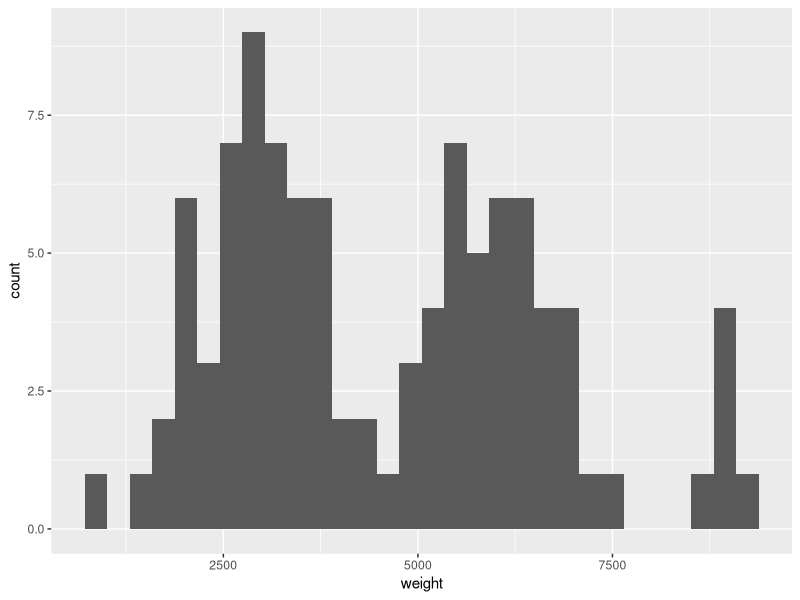
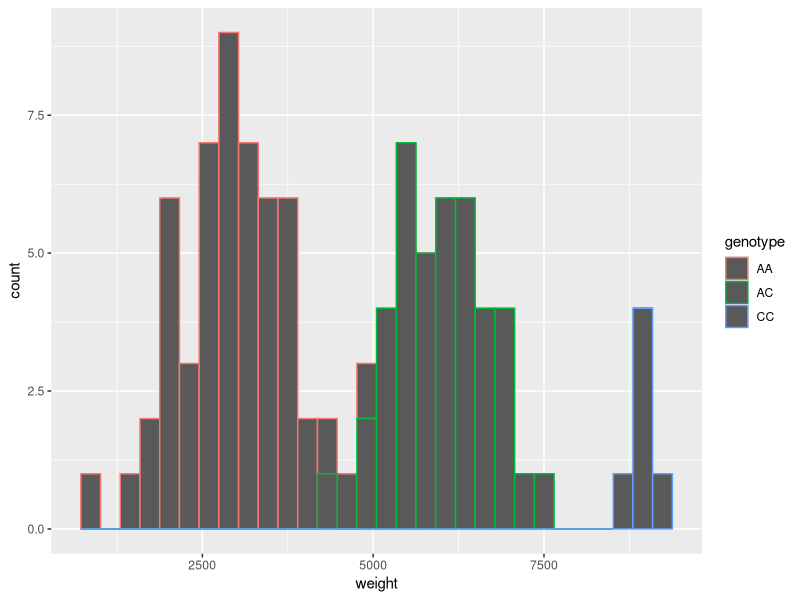
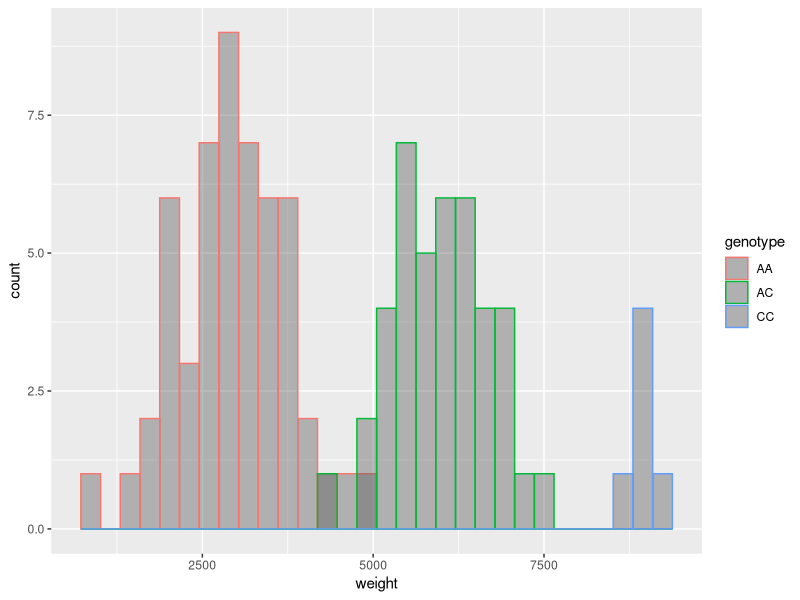
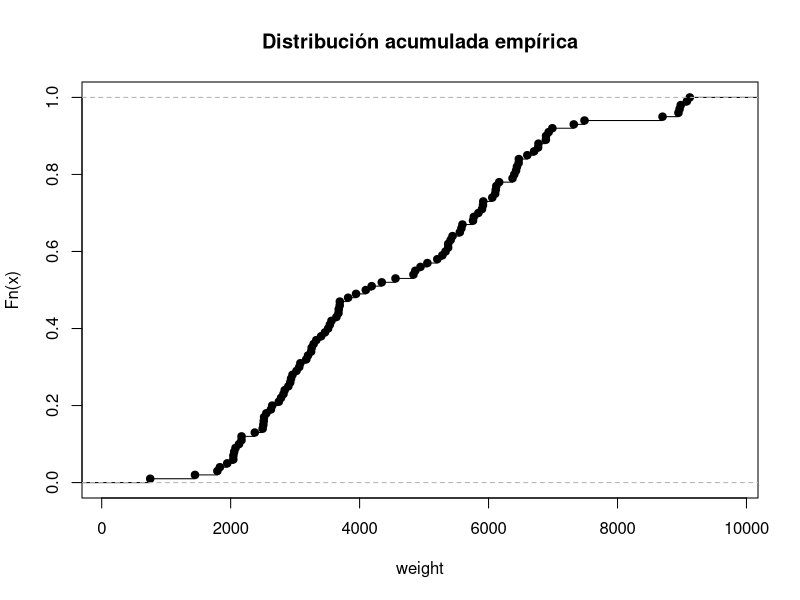
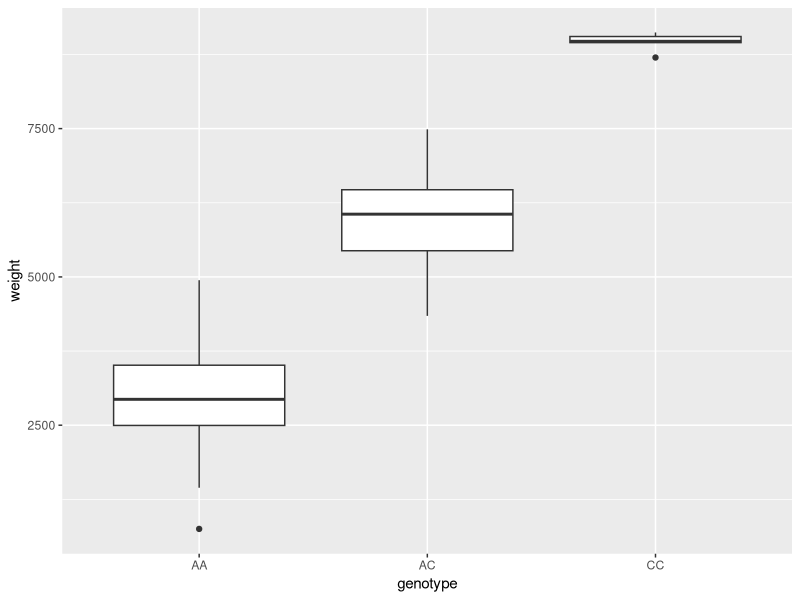
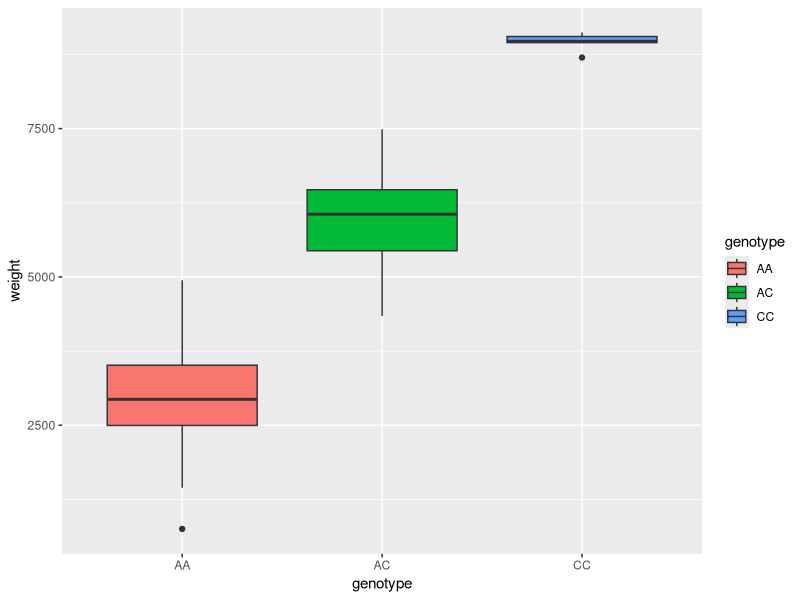
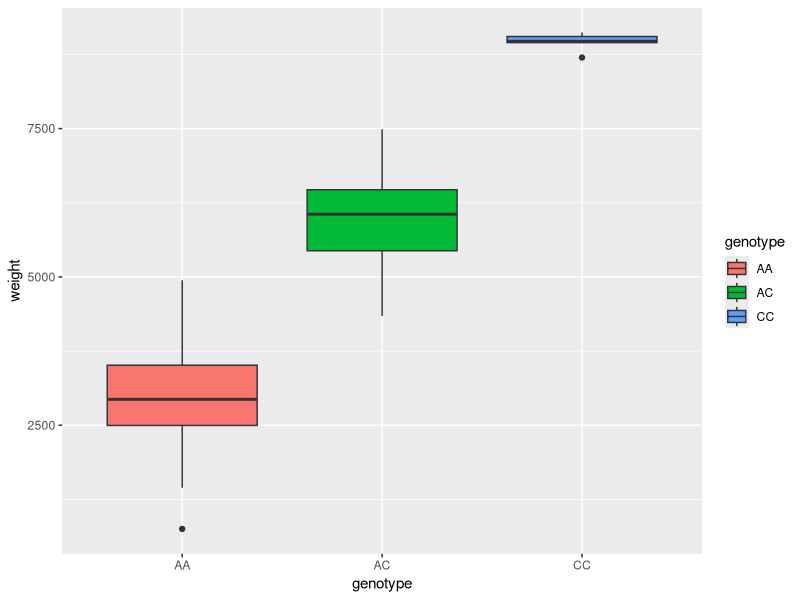
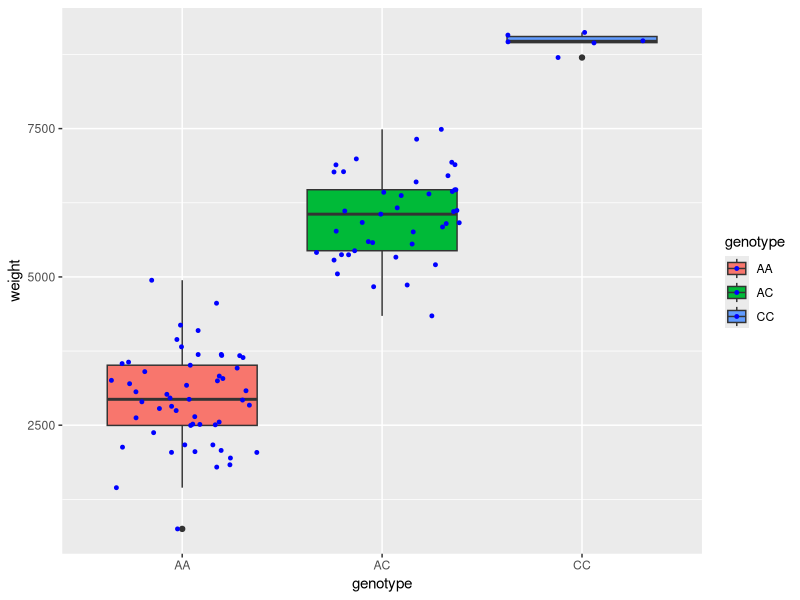

Here is the R script that generated these plots, in order:
## ---- chunk 1
knitr::opts_chunk$set(echo = FALSE)
## ---- chunk 2
# Librería stats está instalada por defecto en la base de R
library(stats)

# Librería graphics está instalada por defecto en la base de R
library(graphics)

# Librería para importar datos
library(readxl)

# Librería psych para analisis de datos de matrices 
library(psych)

# Librería para gráficas avanzadas
library(ggplot2)

## ---- chunk 3
datos <- read_excel("animal.xlsx")
summary(datos)
str(datos)
## ---- chunk 4
datos$animal_id<- as.factor(datos$animal_id)
datos$genotype<- as.factor(datos$genotype)
summary(datos)
table(datos$genotype)
# Ejecute como prueba pero no incluya en el reporte esta función table(datos$weight) 
## ---- chunk 5
ggplot(datos, aes(x = weight)) +
  geom_histogram()
## ---- chunk 6
ggplot(datos, aes(x = weight)) +
  geom_histogram(aes(color = genotype))
## ---- chunk 7
ggplot(datos, aes(x = weight)) +
  geom_histogram(aes(color = genotype), 
  position = "identity", bins = 30, alpha = 0.4)
## ---- chunk 8
# Distribución acumulada empírica.
plot(ecdf(datos$weight), main="Distribución acumulada empírica", xlab="weight")
## ---- chunk 9
ggplot(datos, aes(x=genotype, y=weight)) +
    geom_boxplot()
## ---- chunk 10
ggplot(datos, aes(x=genotype, y=weight, fill=genotype)) +
    geom_boxplot()
## ---- chunk 11
ggplot(datos, aes(x=genotype, y=weight, fill=genotype)) +
    geom_boxplot()+
  labs(y="weight")
## ---- chunk 12
ggplot(datos, aes(x=genotype, y=weight, fill=genotype)) +
    geom_boxplot()+
  labs(y="weight")+
geom_jitter(color="blue", size=1, alpha=2)
## ---- chunk 13
mouse <- read_excel("mouse.xlsx")
mouse$id<- as.factor(mouse$id)
mouse$feed<- as.factor(mouse$feed)
mouse$sex<- as.factor(mouse$sex)
summary(mouse)
table(mouse$feed, mouse$sex)
# Ejecute como prueba pero no incluya en el reporte  table(mouse$feed, mouse$id) 
## ---- chunk 14
ggplot(mouse, aes(x=feed, y=weight, fill=sex)) +
    geom_boxplot()+
  labs(y="weight")
## ---- chunk 15
interaction.plot(mouse$feed, mouse$sex, mouse$weight, fun = mean)
## ---- chunk 16
interaction.plot(mouse$feed, mouse$sex, mouse$weight, fun = mean, xlab = "", ylab = "Peso promedio (g)", col=1:2, trace.label="Sexo", pch = c(15, 16), type = "b")

## ---- chunk 17
plot.design(mouse$weight~ mouse$sex * mouse$feed, xlab = "Factores", ylab="Weight", col="blue")

## ---- chunk 18
trucha <- read_excel("trucha.xlsx")
summary(trucha)
## ---- chunk 19
# Gráfica de correlación de variables continuas
pairs.panels(trucha[,], method = "pearson", hist.col = "red",  density = TRUE, font=2)
## ---- chunk 20
# Gráfica de correlación de variables continuas
pairs.panels(trucha[,2:3], method = "pearson", hist.col = "red",  density = TRUE, font=2)
